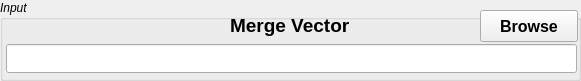
  <widget class="QGroupBox" name="groupBoxInput">
   <property name="geometry">
    <rect>
     <x>16</x>
     <y>17</y>
     <width>581</width>
     <height>81</height>
    </rect>
   </property>
   <property name="font">
    <font>
     <italic>true</italic>
    </font>
   </property>
   <property name="title">
    <string>Input</string>
   </property>
   <widget class="QLineEdit" name="lineEditMerge">
    <property name="geometry">
     <rect>
      <x>6</x>
      <y>44</y>
      <width>571</width>
      <height>29</height>
     </rect>
    </property>
    <property name="font">
     <font>
      <pointsize>11</pointsize>
      <weight>75</weight>
      <italic>false</italic>
      <bold>true</bold>
     </font>
    </property>
   </widget>
   <widget class="QPushButton" name="pushButtonMerge">
    <property name="geometry">
     <rect>
      <x>480</x>
      <y>10</y>
      <width>98</width>
      <height>32</height>
     </rect>
    </property>
    <property name="font">
     <font>
      <family>Arial</family>
      <pointsize>12</pointsize>
      <weight>75</weight>
      <italic>false</italic>
      <bold>true</bold>
     </font>
    </property>
    <property name="text">
     <string>Browse</string>
    </property>
    <property name="checkable">
     <bool>false</bool>
    </property>
    <property name="autoDefault">
     <bool>false</bool>
    </property>
    <property name="flat">
     <bool>false</bool>
    </property>
   </widget>
   <widget class="QLabel" name="textLabel1">
    <property name="geometry">
     <rect>
      <x>230</x>
      <y>10</y>
      <width>141</width>
      <height>31</height>
     </rect>
    </property>
    <property name="font">
     <font>
      <pointsize>14</pointsize>
      <weight>75</weight>
      <italic>false</italic>
      <bold>true</bold>
     </font>
    </property>
    <property name="text">
     <string>Merge Vector</string>
    </property>
   </widget>
  </widget>
